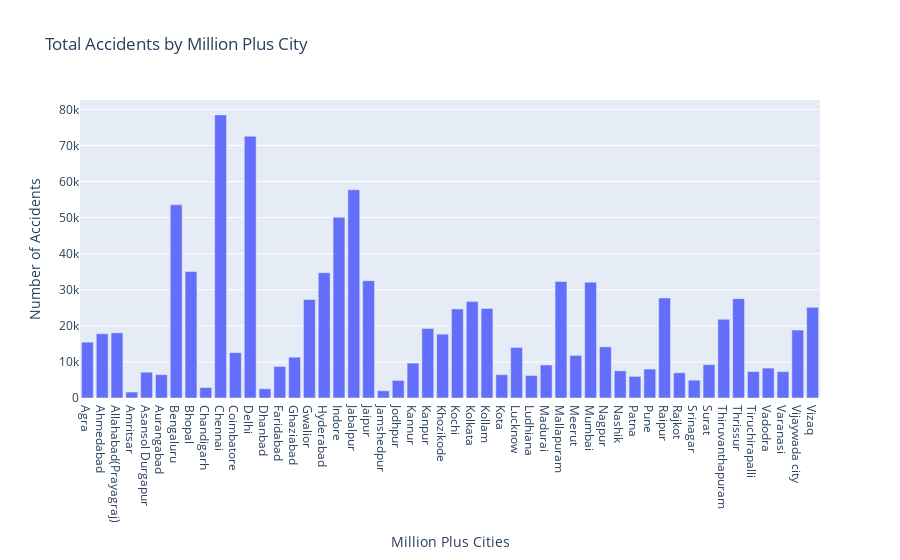

The notebook cell this image was saved under:
### Code cell
#Accident by Million Plus Cities
city_accidents = df.groupby('Million Plus Cities')['Count'].sum().reset_index()

fig = px.bar(city_accidents, x='Million Plus Cities', y='Count',
             title='Total Accidents by Million Plus City',
             labels={'Count': 'Number of Accidents'})
fig.show()

### Figure 1 — Plotly figure (JSON) as saved in the notebook; plotly's stock layout.template omitted (floating-point values rounded to 4 significant figures)
{"data": [{"alignmentgroup": "True", "hovertemplate": "Million Plus Cities=%{x}<br>Number of Accidents=%{y}<extra></extra>", "legendgroup": "", "marker": {"color": "#636efa", "pattern": {"shape": ""}}, "name": "", "offsetgroup": "", "orientation": "v", "showlegend": false, "textposition": "auto", "type": "bar", "x": ["Agra", "Ahmedabad", "Allahabad(Prayagraj)", "Amritsar", "Asansol Durgapur", "Aurangabad", "Bengaluru", "Bhopal", "Chandigarh", "Chennai", "Coimbatore", "Delhi", "Dhanbad", "Faridabad", "Ghaziabad", "Gwalior", "Hyderabad", "Indore", "Jabalpur", "Jaipur", "Jamshedpur", "Jodhpur", "Kannur", "Kanpur", "Khozikode", "Kochi", "Kolkata", "Kollam", "Kota", "Lucknow", "Ludhiana", "Madurai", "Mallapuram", "Meerut", "Mumbai", "Nagpur", "Nashik", "Patna", "Pune", "Raipur", "Rajkot", "Srinagar", "Surat", "Thiruvanthapuram", "Thrissur", "Tiruchirapalli", "Vadodra", "Varanasi", "Vijaywada city", "Vizaq"], "xaxis": "x", "y": [15483, 17796, 18066, 1645, 7164, 6475, 53535, 35069, 2900, 78459, 12574, 72526, 2560, 8735, 11319, 27309, 34720, 50098, 57715, 32524, 1997, 4881, 9669, 19280, 17696, 24694, 26715, 24821, 6460, 14014, 6230, 9155, 32294, 11801, 32106, 14170, 7537, 5997, 8018, 27722, 6984, 4945, 9249, 21825, 27540, 7321, 8292, 7303, 18823, 25122], "yaxis": "y"}], "layout": {"autosize": true, "barmode": "relative", "legend": {"tracegroupgap": 0}, "title": {"text": "Total Accidents by Million Plus City"}, "xaxis": {"anchor": "y", "autorange": true, "domain": [0, 1], "range": [-0.5, 49.5], "title": {"text": "Million Plus Cities"}, "type": "category"}, "yaxis": {"anchor": "x", "autorange": true, "domain": [0, 1], "range": [0, 82590.0], "title": {"text": "Number of Accidents"}, "type": "linear"}}}
